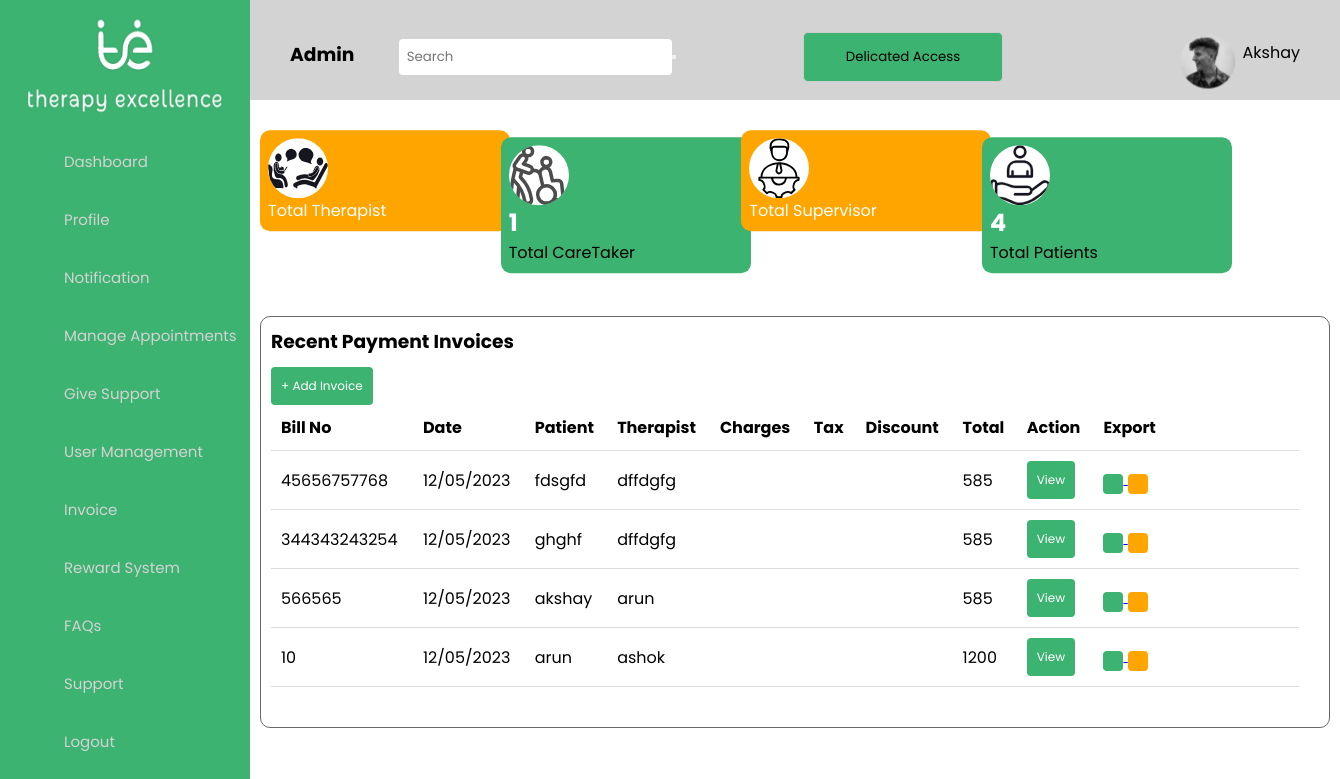
The page /adminhome on the database its author committed.
### Admin/models.py (models this page shows, shortened)
class Admin_Invoice(models.Model):
    ID=models.AutoField(primary_key=True,blank=True,unique=True)
    Bill_No=models.CharField(max_length=42)
    Patient_Name=models.CharField(max_length=42)
    Phone_Number=models.CharField(max_length=42)
    Email= models.EmailField()
    Assigned_Therapist= models.CharField(max_length=42)
    Date = models.CharField(max_length=42)
    Address= models.CharField(max_length=42)
    Total_Amount= models.CharField(max_length=42)
    Payment_Method= models.CharField(max_length=42)
    Payment_Status= models.CharField(max_length=42)

### Admin/views.py (the view)
# urls.py: path('adminhome',views.adminhome,name="adminhome"),
def adminhome(request):
    client_count = Profile.objects.all().count()
    caretaker_count = Caretaker_Profile.objects.all().count()
    supervisor_count = Supervisor_Profile.objects.all().count()
    therapist_count = Therapist_Profile.objects.all().count()
    client_appointments = Book_appointments.objects.all().count()
    invoices = Admin_Invoice.objects.all()
    context = {
        'client_count': client_count,
        'caretaker_count': caretaker_count,
        'supervisor_count': supervisor_count,
        'therapist_count': therapist_count,
        'client_appointments': client_appointments,
        'invoices': invoices,
    }
    template_name = 'adminhome.html'
    return render(request, template_name, context)

### templates/adminhome.html (shortened to what this page needs)
{% load static %}
<!DOCTYPE html>
<html lang="en">
<head>
    <link rel="stylesheet" href="{% static 'css/homepage.css' %} ">
    <link rel="stylesheet" href="{% static 'css/sidebar.css' %}" >
    <link href="https://unpkg.com/boxicons@2.0.7/css/boxicons.min.css" rel="stylesheet" />
    <link rel="stylesheet" href="https://cdnjs.cloudflare.com/ajax/libs/normalize/5.0.0/normalize.min.css">
    <link rel="stylesheet" href="{% static 'css/list1.css' %}">
</head>
<body>
<div class="sidebar">
        <img src="static/img/images/logo_2.png" alt="Side Navigation Image">
      <ul class="nav-list">
        <li>
          <a href="adminhome">
           <i><iconify-icon icon="material-symbols:dashboard"></iconify-icon></i>
            <span class="links_name">Dashboard</span>
          </a>
        </li>
        <li>
          <a href="adprofile">
           <i><iconify-icon icon="iconamoon:profile-duotone"></iconify-icon></i>
            <span class="links_name">Profile</span>
          </a>
        </li>
        <li>
          <a href="adnotification">
             <i><iconify-icon icon="iconamoon:notification-duotone"></iconify-icon></i>
            <span class="links_name">Notification</span>
          </a>
        </li>
        <li>
          <ul>
          <li class="section">
              <a href="#"><i><iconify-icon icon="uil:calender"></iconify-icon></i>
                  <span class="links_name">Manage Appointments</span>
              </a>
          </li>
        </ul>
          <ul>
          <li class="section">
              <a href="#"><i><iconify-icon icon="healthicons:wold-care"></i>
                  <span class="links_name">Give Support</span>
              </a>
          </li>
          <ul>
          <li class="section">
              <a href="#"><i><iconify-icon icon="fa-solid:users"></i>
                  <span class="links_name">User Management</span>
              </a>
          </li>
              </ul>
          </li>
        <li>
            <a href="adinvoice"><i><iconify-icon icon="la:file-invoice"></i>
            <span class="links_name">Invoice</span>
          </a>
        </li>
        <li>
           <a href="adrewardsystem"><i><iconify-icon icon="fluent:reward-12-filled"></i>
            <span class="links_name">Reward System</span>
          </a>
        </li>
        <li>
            <a href="adfaq"><i><iconify-icon icon="streamline:interface-help-question-circle-circle-faq-frame-help-info-mark-more-query-question"></i>
            <span class="links_name">FAQs</span>
          </a>
        </li>
        <li>
            <a href="adsupport"><i><iconify-icon icon="bx:headphone"></i>
            <span class="links_name">Support</span>
          </a>
        </li>
        <li>
          <a href="logout">
            <i><iconify-icon icon="material-symbols:logout"></i>
            <span class="links_name">Logout</span>
          </a>
        </li>
      </ul>
    </div>
    <section class="home-section">
 <nav>
    <ul>
      <li><h3><a href="#">Admin</a></li></h3>
       <li class="search-bar">
        <form>
          <input type="text" placeholder="Search">
          <button type="submit"></button>
        </form>
      </li>
      <li>
          <button class="my-button1">Delicated Access</button>
      </li>
      <img src="static/img/images/Ellipse_1.png">
       <li class="right">
  <a href="#">Akshay</a>
</li>
    </ul>
  </nav>
   <div class="container">
      <div class="content">
        <div class="row">
  <div class="item"><div class="rectangle-box orange ">
                                <img  class="circle-image" src="{% static 'img/SVG/therapist.svg'%}"  width="50" height="50" >
                                <div >Total Therapist</div>
                            </div></div>
  <div class="item"><div class="rectangle-box ">
                                 <img   class="circle-image"  src="{% static 'img/SVG/caretaker.svg'%}" width="50" height="50">
                                <h2 >{{caretaker_count}}</h2>
                                <div >Total CareTaker</div>
                            </div></div>
  <div class="item"><div class="rectangle-box orange">
                       <img  class="circle-image"  src="{% static 'img/SVG/supervisor.svg'%}" width="50" height="50">
                                <div >Total Supervisor</div>
                            </div></div>
  <div class="item"><div class="rectangle-box ">
                       <img   class="circle-image" src="{% static 'img/SVG/client.svg'%}"  width="50" height="50">
                               <h2 >{{client_count}}</h2>
                                <div >Total Patients</div>
                            </div></div>
</div>
        <div class="profile-card">
          <h3 >Recent Payment Invoices</h3>
<div class="account-info">
                    <div class="data">
                        <div class="important-data">
                            <section class="data-item">
        <a href="adminaddinvoice"><button type="button" class="my-button green-button">+ Add Invoice</button></a>
      </div>
          <table>
                    <thead>
                        <div> <form action="adminhome" method="POST">
    <div >
         <table class="table">
            <thead>
            <tr>
                <th><b>Bill No</b></th>
        <th><b>Date</b></th>
        <th><b>Patient</b></th>
        <th><b>Therapist</b></label></th>
        <th><b>Charges</b></th>
        <th><b>Tax</b></th>
        <th><b>Discount</b></th>
        <th><b>Total</b></th>
        <th><b>Action</b></th>
        <th><b>Export</b></th>
    </tr>
</thead>
{% for invoice in invoices %}
                            <tr>
                                <td>{{ invoice.Bill_No }}</td>
                                <td>{{ invoice.Date }}</td>
                                <td>{{ invoice.Patient_Name }}</td>
                                <td>{{ invoice.Assigned_Therapist }}</td>
                                <td>{{ invoice.Charges }}</td>
                                <td>{{ invoice.Tax }}</td>
                                <td>{{ invoice.Discount }}</td>
                                <td>{{ invoice.Total_Amount }}</td>
                            <td>
                    <a href="#" class="table-link">
                        <button type="button" class="my-button green-button">View</button>
                    </a>
                 </td>
                 <td style="width: 20%;">
                                <a href="Adminupdateinvoice{{item.ID}}" class="table-link">
                                    <button type="button" class="my-button green-button"><i><iconify-icon icon="material-symbols:edit"></i></button>
                                </a>
                                <a href="export-invoices" class="table-link danger">
                                     <button type="button" class="my-button orange-button"><i><iconify-icon icon="bxs:file-export"></i></button>
                                </a>
                            </td>
                </tr>
                {% endfor %}
        </table>
    </div>
   </section>
</body>
</html>

### static/css/homepage.css (style rules this page uses)
.profile-card h3 { padding: 10px; }
.profile-card { width: 1070px; height: auto; background-color: white; border-radius: 10px; border: 1px solid dimgray; margin-left: 10px; margin-top: 60px; margin-bottom: 40px; display: grid; grid-template-rows: 10px auto; }
.account-info { display: grid; padding: 10px; margin-top:10px; margin-bottom: 10px; margin-left:-30px; margin-right: 0px; }
.data { flex-direction: column; justify-content: space-between; color: var(--secondary-color); padding: 20px; text-align: center; border: 1px solid var(--border-color); border-radius: 10px; margin-left: 10px; }
.important-data { display: flex; justify-content: space-between; align-items: center; }

### static/css/sidebar.css (style rules this page uses)
* { margin: 0; padding: 0; box-sizing: border-box; font-family: "Poppins" , sans-serif; }
.sidebar { position: fixed; left: 0; top: 0; height: 150vh; width: 250px; background: rgb(60, 179, 113); padding: 6px 14px; z-index: 99; overflow-y: scroll; }
.sidebar img { display: block; margin: 10px auto; width: 200px; height: 100px; }
.sidebar i { color: #fff; height: 60px; min-width: 50px; font-size: 25px; text-align: center; line-height: 60px; }
.sidebar .nav-list { margin-top: 20px; height: 100%; }
.sidebar li { position: relative; margin: 8px 0; list-style: none; }
.sidebar li a { display: flex; height: 101%; width: 101%; border-radius: 12px; align-items: center; text-decoration: none; transition: all 0.4s ease; background:; }
.sidebar li a .links_name { color: lightgrey; font-size: 15px; font-weight: 400; white-space: nowrap; }
.sidebar li i { height: 50px; line-height: 50px; font-size: 18px; border-radius: 12px; }
.home-section { position: relative; background:white; min-height: 100vh; top: 0; left: 250px; width: calc(100% - 250px); transition: all 0.5s ease; z-index: 2; }
nav { background-color: lightgrey; height: 100px; }
nav ul { list-style-type: none; margin: 0; padding: 0; }
nav ul li { display: inline-block; }
nav ul li.right { float: right; }
nav ul li a { display: block; padding: 40px; color: black; text-decoration: none; }
nav ul li.search-bar { margin-left: auto; width: 400px; }
nav form { display: flex; align-items: center; }
nav input[type="text"] { padding: 8px; border: none; border-radius: 4px; }
nav img { transform: translate(315%, 50%); }
.my-button1 { width: 200px; padding: 5px; height: 50px; background-color: rgb(60, 179, 113); border: 1px solid #ccc; border-radius: 5px; }
.rectangle-box { width: 250px; padding: 8px; background-color: rgb(60, 179, 113); border: 1px solid #white; border-radius: 10px; transform: translate(0%, 20%); }
.rectangle-box h2 { margin-top: 0; color: #fff; object-fit: cover; }
.orange { background-color: orange; color: #fff; }
.row { display: grid; grid-template-columns: repeat(auto-fit, minmax(200px, 1fr)); grid-gap: 10px; }
.item { padding: 10px; background-color: white; }
.circle-image { width: 60px; height: 60px; background-color: white; border-radius: 60%; display: flex; justify-content: center; align-items: center; overflow: hidden; }

### static/css/list1.css (style rules this page uses)
table { border-collapse: collapse; width: 100%; }
th, td { padding: 10px; text-align: left; border-bottom: 1px solid #ddd; }
th { background-color:; }
.my-button { display: inline-block; padding: 10px 10px; font-size: 12px; text-align: center; text-decoration: none; border: none; border-radius: 4px; cursor: pointer; transition: background-color 0.3s ease; }
.green-button { background-color: MediumSeaGreen; color: #fff; }
.orange-button { background-color: orange; color: #fff; }

### rows shown on the page
Admin_Invoice: Bill_No "45656757768", Date "12/05/2023", Patient_Name "fdsgfd", Assigned_Therapist "dffdgfg", Total_Amount "585"
Admin_Invoice: Bill_No "344343243254", Date "12/05/2023", Patient_Name "ghghf", Assigned_Therapist "dffdgfg", Total_Amount "585"
Admin_Invoice: Bill_No "566565", Date "12/05/2023", Patient_Name "akshay", Assigned_Therapist "arun", Total_Amount "585"
Admin_Invoice: Bill_No "10", Date "12/05/2023", Patient_Name "arun", Assigned_Therapist "ashok", Total_Amount "1200"

### other values the page prints
{{ caretaker_count }} "1"
{{ client_count }} "4"
